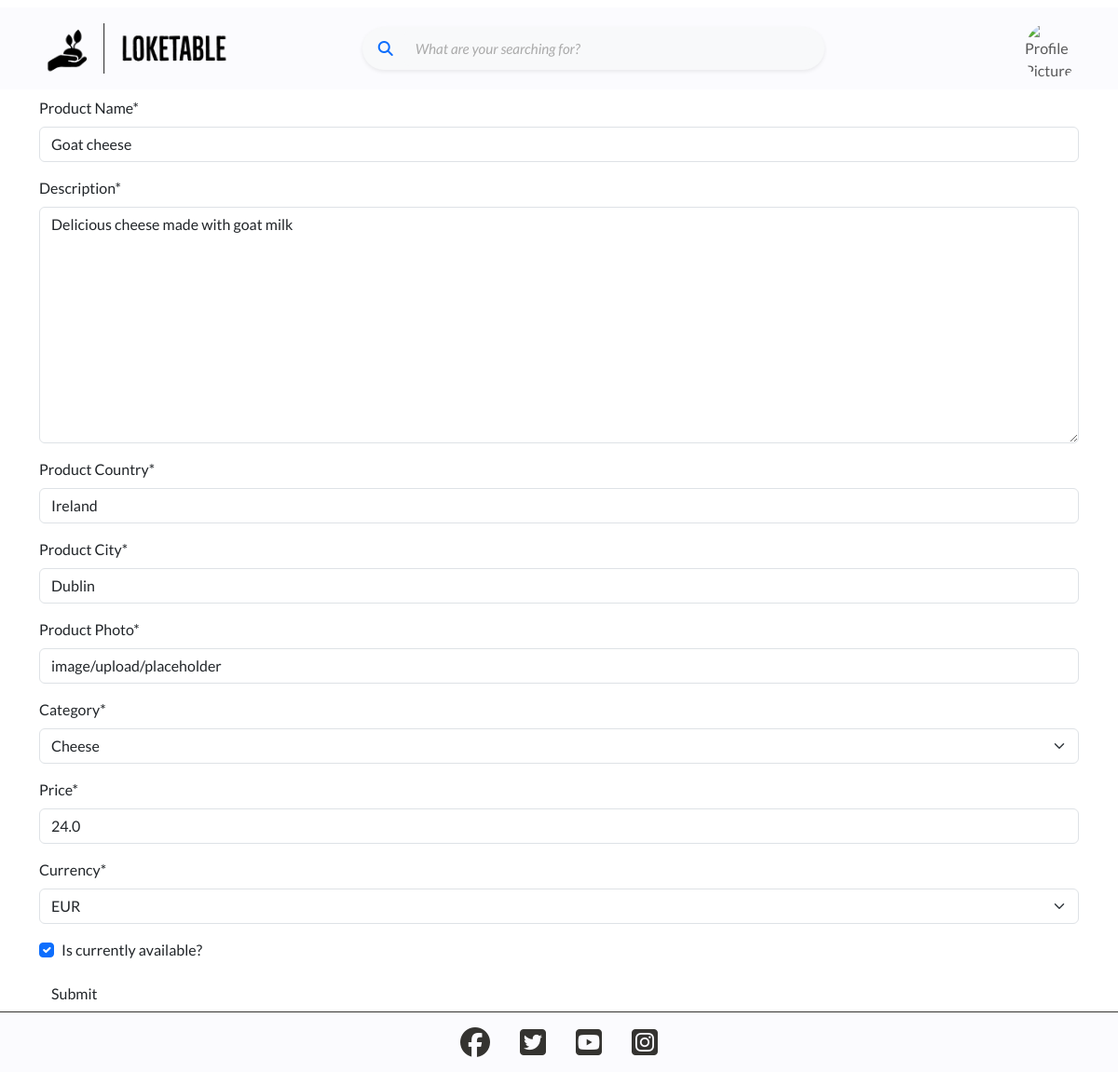
The app's page /products/edit/goat-cheese/7/ (signed in), older data.
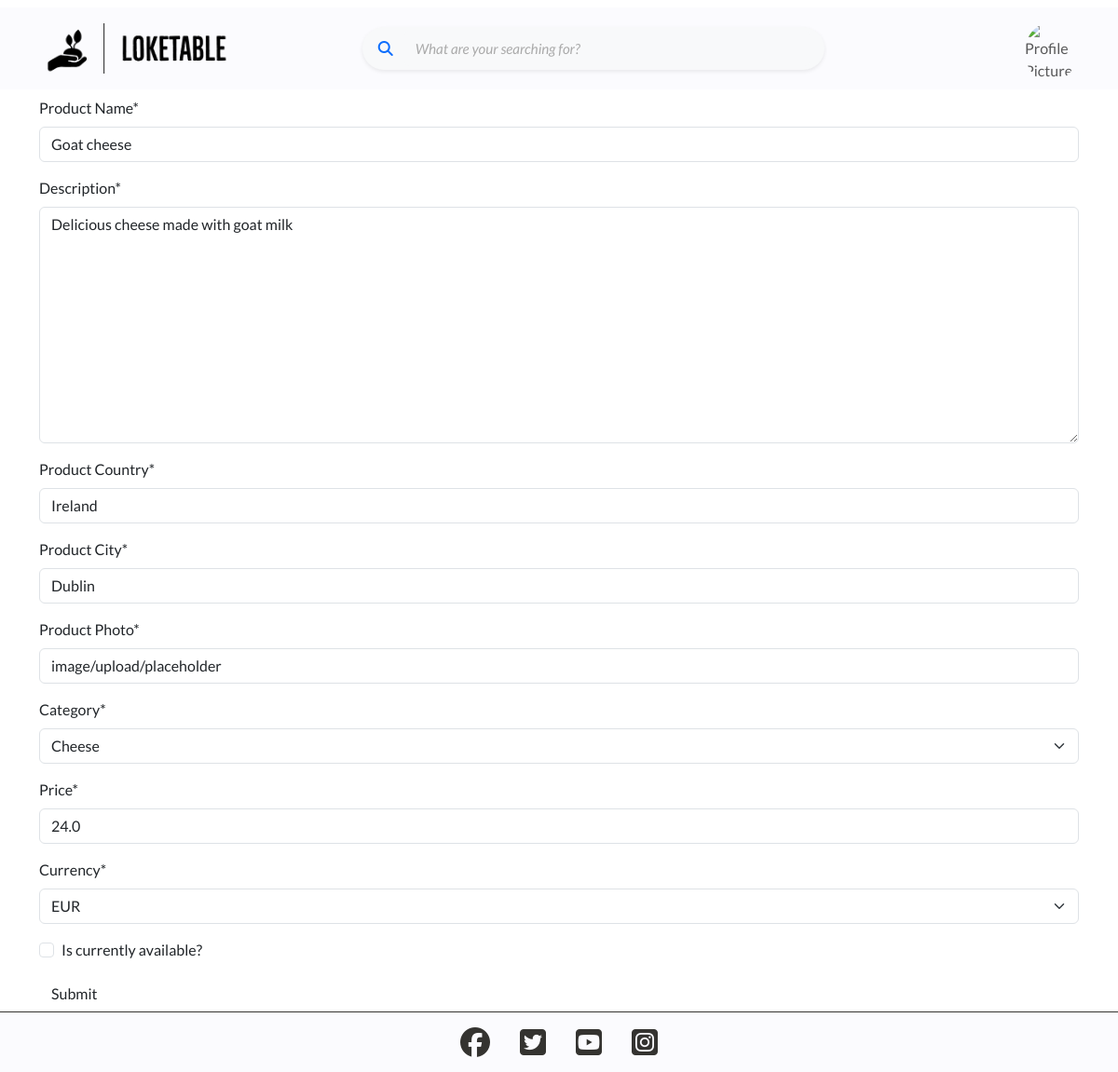
The same page, newer data.
### products/models.py (models this page shows, shortened)
class Product(models.Model):
    user = models.ForeignKey(
        User,
        on_delete=models.CASCADE,
        related_name="producer"
        )
    title = models.CharField(max_length=30, null=False, blank=False)
    description = models.TextField(max_length=1000, null=False, blank=False)
    country = models.CharField(max_length=30)
    city = models.CharField(max_length=30)
    created_date = models.DateTimeField(auto_now_add=True)
    updated_date = models.DateTimeField(auto_now=True)
    image = CloudinaryField('image', default='placeholder')
    category = models.CharField(
        max_length=50,
        choices=CATEGORIES,
        default="other"
        )
    price = models.FloatField()
    currency = models.CharField(
        max_length=10,
        choices=CURRENCIES,
        default="eur"
        )
    available = models.BooleanField()
    slug = models.SlugField(max_length=200)
    favorited_by = models.ManyToManyField(User, related_name='favorites')
    class Meta:
        ordering = ['-updated_date']

### products/views.py (the view, shortened to what this page needs)
class EditProduct(LoginRequiredMixin, UserPassesTestMixin, generic.UpdateView):
    template_name = 'products/add_product.html'
    form_class = ProductForm
    model = Product
    def test_func(self):
        return self.request.user == self.get_object().user

### products/forms.py
class ProductForm(forms.ModelForm):
    class Meta:
        model = Product
        fields = [
            'title',
            'description',
            'country',
            'city',
            'image',
            'category',
            'price',
            'currency',
            'available'
        ]
        labels = {
            'title': 'Product Name',
            'description': 'Description',
            'country': 'Product Country',
            'city': 'Product City',
            'image': 'Product Photo',
            'category': 'Category',
            'price': 'Price',
            'currency': 'Currency',
            'available': 'Is currently available?'
        }

### products/templates/products/add_product.html (shortened to what this page needs)
{% extends 'base.html' %}
{% block content %}
    <div class="container">
        <form method="POST" enctype="multipart/form-data">
            {{ form | crispy }}
            <input type="submit" value="Submit" class="btn">
        </form>
    </div>
{% endblock %}

### templates/base.html (shortened to what this page needs)
{% load static %}
<!DOCTYPE html>
<html lang="en">
<head>
    <link href="https://cdn.jsdelivr.net/npm/bootstrap@5.3.2/dist/css/bootstrap.min.css" rel="stylesheet">
    <link rel="stylesheet" href="{% static 'css/base.css' %}">
</head>
<body>
    <header>
        {% with request.resolver_match.url_name as url_name %}
            <nav class="navbar navbar-expand my-2">
                <div class="container-fluid">
                    <div class="row d-flex align-items-center justify-content-between" id="nav-wrapper">
                        <div class="col-sm-3 col-7 order-sm-1">
                            <a class="navbar-brand" href="{% url 'home' %}"><img src="{% static 'images/loketable_logo_black.png' %}" alt="" id="logo-navbar"></a>
                        </div>
                        <div class="col-sm-7 col-12 order-3 order-sm-2 my-3 my-sm-0">
                            <form class="w-75 {% if 'account' in url_name %}hidden{% endif %}" role="search" method="GET" action="{% url 'products' %}" id="search-bar-form">
                                <div class="p-1 bg-light rounded rounded-pill shadow-sm">
                                    <div class="input-group">
                                        <div class="input-group-prepend">
                                            <button class="btn btn-link" type="submit"><i class="fa fa-search"></i></button>
                                        </div>
                                        <input class="form-control bg-light border-0" name="q" type="search" placeholder="What are your searching for?" aria-label="Search" id="form-control-navbar">
                                    </div>
                                </div>
                            </form>
                        </div>
                        <div class="col-sm-2 col-3 order-sm-3">
                            <div class="collapse navbar-collapse" id="navbarSupportedContent">
                                <ul class="navbar-nav ms-auto">
                                    <li class="nav-item dropdown">
                                        <a class="nav-link" href="#" role="button" data-bs-toggle="dropdown" aria-expanded="false">
                                            {% if user.is_authenticated %}
                                                {% if "placeholder" in user.profile.image.url %}
                                                    <img src="{% static 'icons/icon_menu_1.png' %}" alt="Profile Menu Icon" class="icon-menu">
                                                {% else %}
                                                    <img src="{{ user.profile.image.url }}" alt="Profile Picture" class="profile-pic-menu">
                                                {% endif %}
                                            {% else %}
                                                <img src="{% static 'icons/icon_menu_1.png' %}" alt="Profile Menu Icon" class="icon-menu">
                                            {% endif %}
                                        </a>
                                    </li>
                                </ul>
                            </div>
                        </div>
                    </div>
                </div>
            </nav>
        {% endwith %}
    </header>
    <main>
        {% block content %}
        {% endblock %}
    </main>
    <footer>
        <a href="https://facebook.com" target="_blank" rel="noopener"
            aria-label="Visit our Facebook page (opens in a new tab)"><i class="fab fa-facebook social-media-icon"></i></a>
        <a href="https://twitter.com" target="_blank" rel="noopener"
            aria-label="Visit our Twitter page (opens in a new tab)"><i
                class="fab fa-twitter-square social-media-icon"></i></a>
        <a href="https://youtube.com" target="_blank" rel="noopener"
            aria-label="Visit our Youtube page (opens in a new tab)"><i
                class="fab fa-youtube-square social-media-icon"></i></a>
        <a href="https://instagram.com" target="_blank" rel="noopener"
            aria-label="Visit our Instagram page (opens in a new tab)"><i
                class="fab fa-instagram-square social-media-icon"></i></a>
    </footer>
</body>
</html>

### static/css/base.css (style rules this page uses)
:root { --title: 'Montserrat', sans-serif; --body: 'Lato', sans-serif; --jet: #343330; --drab-dark-brown: #45462A; --field-drab: #7E5920; --fulvous: #DC851F; --orange-peel: #FFA737; --cloud-white: rgb(255, 255, 255); --off-lavender: rgba(216,212,242,0.1); --box-shadow-small-lavender: 0px 0px 6px -1px rgb(216,212,242); }
html, body { height: 100%; }
body { display: flex; flex-direction: column; font-family: var(--body); }
main { flex: 1 0 auto; }
a { text-decoration: none; color: black; }
ul { list-style-type: none; }
.navbar { background-color: var(--off-lavender); }
#nav-wrapper { width: 100%; }
#logo-navbar { width: 100%; aspect-ratio: 1 / 0.2; object-fit: cover; }
#search-bar-form { margin: 0 auto; }
#form-control-navbar { border-radius: 5px; margin-right: 0.75rem; }
.form-control::placeholder { font-size: 0.95rem; color: #aaa; font-style: italic; }
.navbar-collapse { flex-grow: 0; }
.nav-item.dropdown { height: 4.5rem; width: 4.5rem; }
.profile-pic-menu { width: 100%; aspect-ratio: 1 / 1; border-radius: 50%; object-fit: cover; }
footer { flex-shrink: 0; display: flex; flex-direction: row; align-items: center; justify-content: center; border-top: 1px solid var(--jet); background-color: var(--off-lavender); }
.social-media-icon { font-size: 200%; padding: 1rem; color: var(--jet); }

Row changes from the older to the newer data that the page shows:
changed Product "Goat cheese": available "☑" → "☐"
